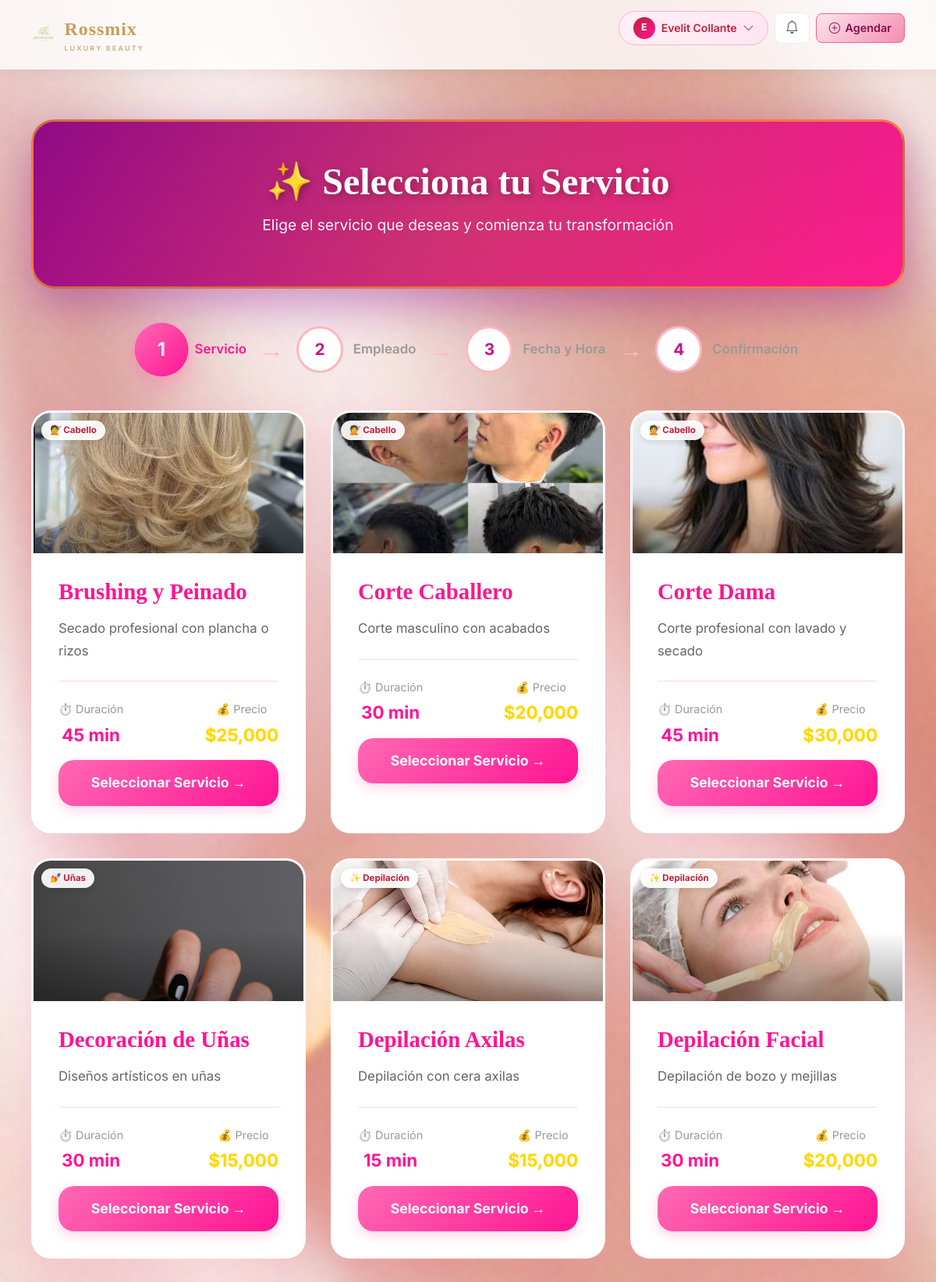
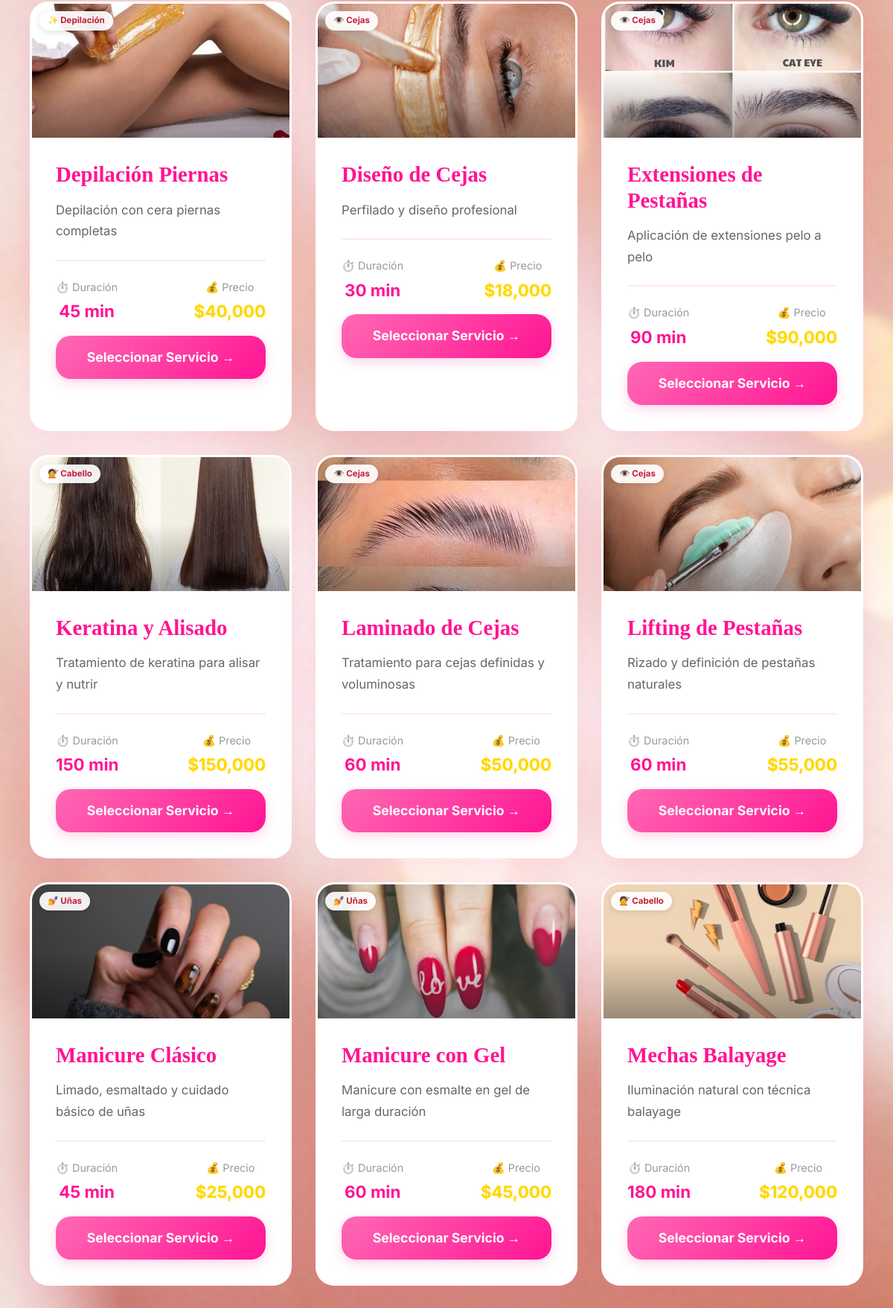
Screenshot of /citas/agendar/paso1 (signed in, upper part) with the database file from the repository (2 pictures, top to bottom).
### app/models/servicio.py (models this page shows, shortened)
class Servicio(db.Model):
    __tablename__ = 'servicios'
    id_servicio = db.Column(db.Integer, primary_key=True)
    nombre_servicio = db.Column(db.String(100), nullable=False)
    descripcion = db.Column(db.Text)
    precio_total = db.Column(db.Numeric(10, 2), nullable=False)
    duracion_minutos = db.Column(db.Integer, nullable=False)
    activo = db.Column(db.Boolean, default=True)
    citas = db.relationship('Cita', backref='servicio', lazy=True)
    empleados = db.relationship('Empleado', secondary='empleado_servicios', backref='servicios')

### app/views/citas.py (the view)
@citas_bp.route('/citas/agendar/paso1')
def agendar_paso1():
    if 'usuario_id' not in session:
        flash('Debes iniciar sesión para agendar una cita', 'error')
        return redirect(url_for('auth.login'))
    servicios = Servicio.query.filter_by(activo=True).order_by(Servicio.nombre_servicio).all()
    return render_template('citas/paso1_servicio.html', servicios=servicios)

### app/utils/helpers.py (called while the page is built, shortened)
def inject_notificaciones():
    if 'usuario_id' in session:
        try:
            notifs = Notificacion.query.filter_by(
                id_usuario=session['usuario_id']).order_by(
                Notificacion.fecha.desc()).limit(6).all()
            unread = Notificacion.query.filter_by(
                id_usuario=session['usuario_id'], leido=False).count()
            pagos_por_confirmar = 0
            return dict(
                notificaciones=notifs,
                notificaciones_unread=unread,
                pagos_por_confirmar=pagos_por_confirmar,
            )
        except Exception:
            return dict(notificaciones=[], notificaciones_unread=0, pagos_por_confirmar=0)
    return dict(notificaciones=[], notificaciones_unread=0, pagos_por_confirmar=0)

### app/templates/citas/paso1_servicio.html (shortened to what this page needs)
{% extends 'base.html' %}
{% block content %}
<div class="citas-hero">
    <h1>✨ Selecciona tu Servicio</h1>
    <p>Elige el servicio que deseas y comienza tu transformación</p>
</div>
<div class="steps-indicator">
    <div class="step-item step-active">
        <div class="step-circle">1</div>
        <div class="step-label">Servicio</div>
    </div>
    <div class="step-arrow">→</div>
    <div class="step-item step-inactive">
        <div class="step-circle">2</div>
        <div class="step-label">Empleado</div>
    </div>
    <div class="step-arrow">→</div>
    <div class="step-item step-inactive">
        <div class="step-circle">3</div>
        <div class="step-label">Fecha y Hora</div>
    </div>
    <div class="step-arrow">→</div>
    <div class="step-item step-inactive">
        <div class="step-circle">4</div>
        <div class="step-label">Confirmación</div>
    </div>
</div>
<div class="services-grid">
    {% for servicio in servicios %}
    <a href="{{ url_for('agendar_paso2', id_servicio=servicio.id_servicio) }}" class="service-card">
        <div class="service-header">
            <div class="category-badge">
                {% if 'Uña' in servicio.nombre_servicio or 'Manicure' in servicio.nombre_servicio or 'Pedicure' in servicio.nombre_servicio %}💅 Uñas
                {% elif 'Corte' in servicio.nombre_servicio or 'Tinte' in servicio.nombre_servicio or 'Mecha' in servicio.nombre_servicio or 'Keratina' in servicio.nombre_servicio or 'Brushing' in servicio.nombre_servicio %}💇 Cabello
                {% elif 'Ceja' in servicio.nombre_servicio or 'Pestaña' in servicio.nombre_servicio %}👁️ Cejas
                {% elif 'Depilación' in servicio.nombre_servicio %}✨ Depilación
                {% elif 'Facial' in servicio.nombre_servicio or 'Limpieza' in servicio.nombre_servicio %}🌿 Facial
                {% else %}💖 Beauty
                {% endif %}
            </div>
        </div>
        <div class="service-icon">
            {% set n = servicio.nombre_servicio %}
            {% if 'Manicure Clásico' in n %}
                <img src="{{ url_for('static', filename='images/servicios/manicure_clasico.jpg') }}" alt="{{ n }}" onerror="this.parentElement.style.background='linear-gradient(135deg,#ffe5f3,#ffc8e3)'">
            {% elif 'Gel' in n and ('Manicure' in n or 'Uña' in n) %}
                <img src="{{ url_for('static', filename='images/servicios/manicure_gel.jpg') }}" alt="{{ n }}" onerror="this.parentElement.style.background='linear-gradient(135deg,#f5e5ff,#e8d0ff)'">
            {% elif 'Pedicure' in n %}
                <img src="{{ url_for('static', filename='images/servicios/pedicure_spa.jpg') }}" alt="{{ n }}" onerror="this.parentElement.style.background='linear-gradient(135deg,#d4f0ff,#b8e3ff)'">
            {% elif 'Acrílica' in n or 'Acrilica' in n %}
                <img src="{{ url_for('static', filename='images/servicios/unas_acrilicas.jpg') }}" alt="{{ n }}" onerror="this.parentElement.style.background='linear-gradient(135deg,#ffe8cc,#ffd4a3)'">
            {% elif 'Decoración' in n %}
                <img src="{{ url_for('static', filename='images/servicios/decoracion_unas.jpg') }}" alt="{{ n }}" onerror="this.parentElement.style.background='linear-gradient(135deg,#ffe5f3,#ffc8e3)'">
            {% elif 'Corte Dama' in n %}
                <img src="{{ url_for('static', filename='images/servicios/corte_dama.jpg') }}" alt="{{ n }}" onerror="this.parentElement.style.background='linear-gradient(135deg,#dcfce7,#bbf7d0)'">
            {% elif 'Corte Caballero' in n %}
                <img src="{{ url_for('static', filename='images/servicios/corte_caballero.jpg') }}" alt="{{ n }}" onerror="this.parentElement.style.background='linear-gradient(135deg,#dbeafe,#bfdbfe)'">
            {% elif 'Tinte' in n %}
                <img src="{{ url_for('static', filename='images/servicios/tinte_completo.jpg') }}" alt="{{ n }}" onerror="this.parentElement.style.background='linear-gradient(135deg,#fef3c7,#fde68a)'">
            {% elif 'Balayage' in n or 'Mecha' in n %}
                <img src="{{ url_for('static', filename='images/servicios/mechas_balayage.jpg') }}" alt="{{ n }}" onerror="this.parentElement.style.background='linear-gradient(135deg,#ffe5f3,#ffc8e3)'">
            {% elif 'Keratina' in n or 'Alisado' in n %}
                <img src="{{ url_for('static', filename='images/servicios/keratina_alisado.jpg') }}" alt="{{ n }}" onerror="this.parentElement.style.background='linear-gradient(135deg,#f5e5ff,#e8d0ff)'">
            {% elif 'Brushing' in n or 'Peinado' in n %}
                <img src="{{ url_for('static', filename='images/servicios/brushing_peinado.jpg') }}" alt="{{ n }}" onerror="this.parentElement.style.background='linear-gradient(135deg,#d4f0ff,#b8e3ff)'">
            {% elif 'Pierna' in n %}
                <img src="{{ url_for('static', filename='images/servicios/depilacion_piernas.jpg') }}" alt="{{ n }}" onerror="this.parentElement.style.background='linear-gradient(135deg,#dcfce7,#bbf7d0)'">
            {% elif 'Axila' in n %}
                <img src="{{ url_for('static', filename='images/servicios/depilacion_axilas.jpg') }}" alt="{{ n }}" onerror="this.parentElement.style.background='linear-gradient(135deg,#ffe8cc,#ffd4a3)'">
            {% elif 'Facial' in n and 'Depilación' in n %}
                <img src="{{ url_for('static', filename='images/servicios/depilacion_facial.jpg') }}" alt="{{ n }}" onerror="this.parentElement.style.background='linear-gradient(135deg,#fef3c7,#fde68a)'">
            {% elif 'Diseño' in n and 'Ceja' in n %}
                <img src="{{ url_for('static', filename='images/servicios/diseno_cejas.jpg') }}" alt="{{ n }}" onerror="this.parentElement.style.background='linear-gradient(135deg,#dbeafe,#bfdbfe)'">
            {% elif 'Laminado' in n %}
                <img src="{{ url_for('static', filename='images/servicios/laminado_cejas.jpg') }}" alt="{{ n }}" onerror="this.parentElement.style.background='linear-gradient(135deg,#ffe5f3,#ffc8e3)'">
            {% elif 'Extensión' in n or 'Extension' in n %}
                <img src="{{ url_for('static', filename='images/servicios/extensiones_pestanas.jpg') }}" alt="{{ n }}" onerror="this.parentElement.style.background='linear-gradient(135deg,#f5e5ff,#e8d0ff)'">
            {% elif 'Lifting' in n %}
                <img src="{{ url_for('static', filename='images/servicios/lifting_pestanas.jpg') }}" alt="{{ n }}" onerror="this.parentElement.style.background='linear-gradient(135deg,#d4f0ff,#b8e3ff)'">
            {% elif 'Limpieza' in n or ('Facial' in n and 'Limpieza' in n) %}
                <img src="{{ url_for('static', filename='images/servicios/limpieza_facial.jpg') }}" alt="{{ n }}" onerror="this.parentElement.style.background='linear-gradient(135deg,#dcfce7,#bbf7d0)'">
            {% else %}
                <img src="{{ url_for('static', filename='images/nails/manicure_clasico.jpg') }}" alt="{{ n }}" onerror="this.parentElement.style.background='linear-gradient(135deg,#ffe5f3,#ffc8e3)'">
            {% endif %}
            <div class="service-icon-overlay"></div>
        </div>
        <div class="service-body">
            <h3 class="service-title">{{ servicio.nombre_servicio }}</h3>
            <p class="service-description">
                {{ servicio.descripcion if servicio.descripcion else 'Servicio profesional de alta calidad con productos premium' }}
            </p>
            <div class="service-details">
                <div class="detail-item">
                    <div class="detail-label">⏱️ Duración</div>
                    <div class="detail-value">{{ servicio.duracion_minutos }} min</div>
                </div>
                <div class="detail-item">
                    <div class="detail-label">💰 Precio</div>
                    <div class="detail-value price">${{ '{:,.0f}'.format(servicio.precio_total) }}</div>
                </div>
            </div>
            <button class="btn-select">Seleccionar Servicio →</button>
        </div>
    </a>
    {% endfor %}
</div>
{% endblock %}

### rows the page displays
Servicio: shows "💇 Cabello", nombre_servicio "Brushing y Peinado", descripcion "Secado profesional con plancha o rizos", duracion_minutos "45", precio_total "25,000"
Servicio: shows "💇 Cabello", nombre_servicio "Corte Caballero", descripcion "Corte masculino con acabados", duracion_minutos "30", precio_total "20,000"
Servicio: shows "💇 Cabello", nombre_servicio "Corte Dama", descripcion "Corte profesional con lavado y secado", duracion_minutos "45", precio_total "30,000"
Servicio: shows "💅 Uñas", nombre_servicio "Decoración de Uñas", descripcion "Diseños artísticos en uñas", duracion_minutos "30", precio_total "15,000"
Servicio: shows "✨ Depilación", nombre_servicio "Depilación Axilas", descripcion "Depilación con cera axilas", duracion_minutos "15", precio_total "15,000"
Servicio: shows "✨ Depilación", nombre_servicio "Depilación Facial", descripcion "Depilación de bozo y mejillas", duracion_minutos "30", precio_total "20,000"
Servicio: shows "✨ Depilación", nombre_servicio "Depilación Piernas", descripcion "Depilación con cera piernas completas", duracion_minutos "45", precio_total "40,000"
Servicio: shows "👁️ Cejas", nombre_servicio "Diseño de Cejas", descripcion "Perfilado y diseño profesional", duracion_minutos "30", precio_total "18,000"
Servicio: shows "👁️ Cejas", nombre_servicio "Extensiones de Pestañas", descripcion "Aplicación de extensiones pelo a pelo", duracion_minutos "90", precio_total "90,000"
Servicio: shows "💇 Cabello", nombre_servicio "Keratina y Alisado", descripcion "Tratamiento de keratina para alisar y nutrir", duracion_minutos "150", precio_total "150,000"
Servicio: shows "👁️ Cejas", nombre_servicio "Laminado de Cejas", descripcion "Tratamiento para cejas definidas y voluminosas", duracion_minutos "60", precio_total "50,000"
Servicio: shows "👁️ Cejas", nombre_servicio "Lifting de Pestañas", descripcion "Rizado y definición de pestañas naturales", duracion_minutos "60", precio_total "55,000"
Servicio: shows "💅 Uñas", nombre_servicio "Manicure Clásico", descripcion "Limado, esmaltado y cuidado básico de uñas", duracion_minutos "45", precio_total "25,000"
Servicio: shows "💅 Uñas", nombre_servicio "Manicure con Gel", descripcion "Manicure con esmalte en gel de larga duración", duracion_minutos "60", precio_total "45,000"
Servicio: shows "💇 Cabello", nombre_servicio "Mechas Balayage", descripcion "Iluminación natural con técnica balayage", duracion_minutos "180", precio_total "120,000"

### other values shown
{{ session.nombre[0]|upper }} "E"
{{ session.nombre|title }} "Evelit Collante"
